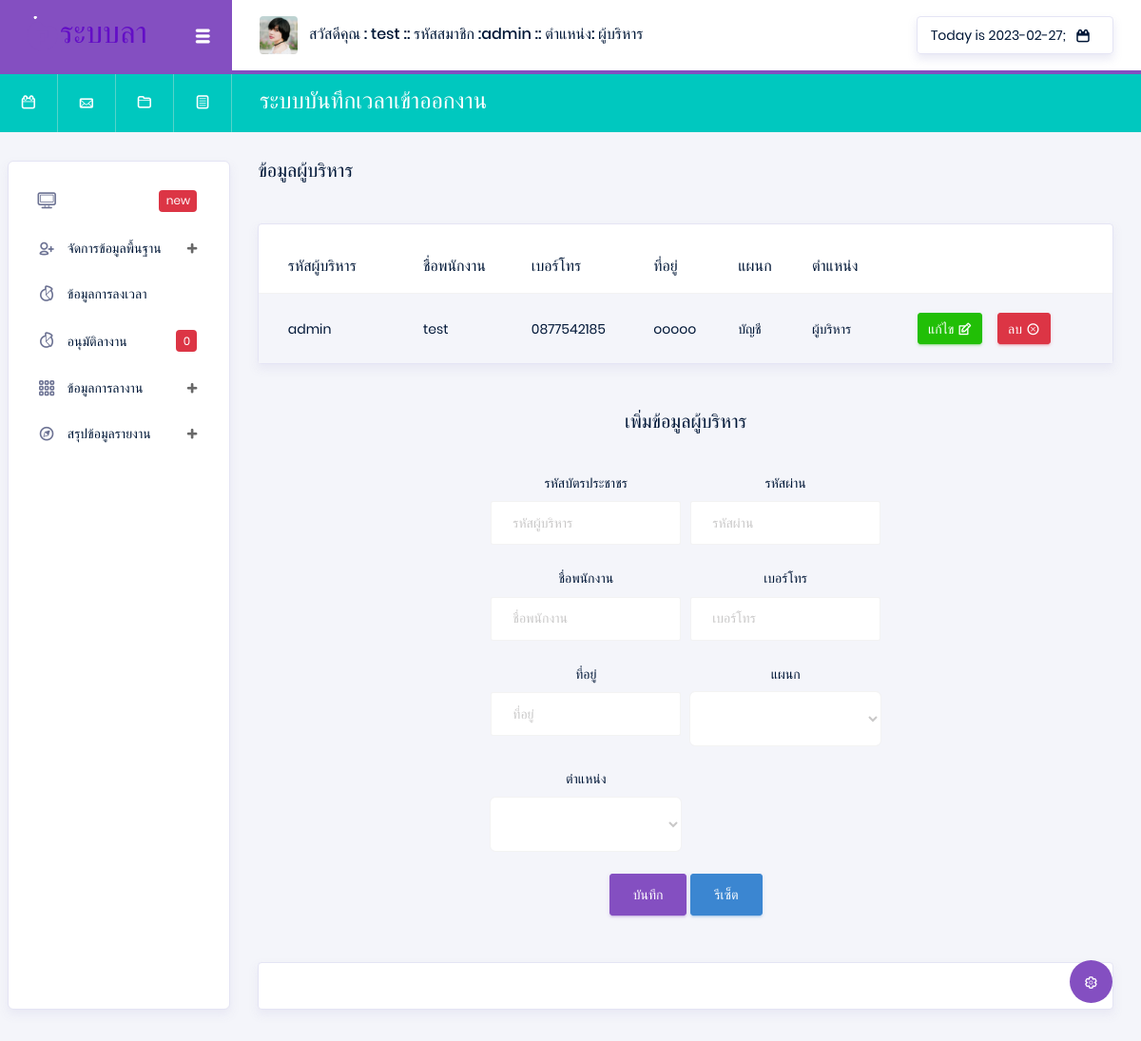
The app's page /index.php?p=employeeCEO (signed in), older data.
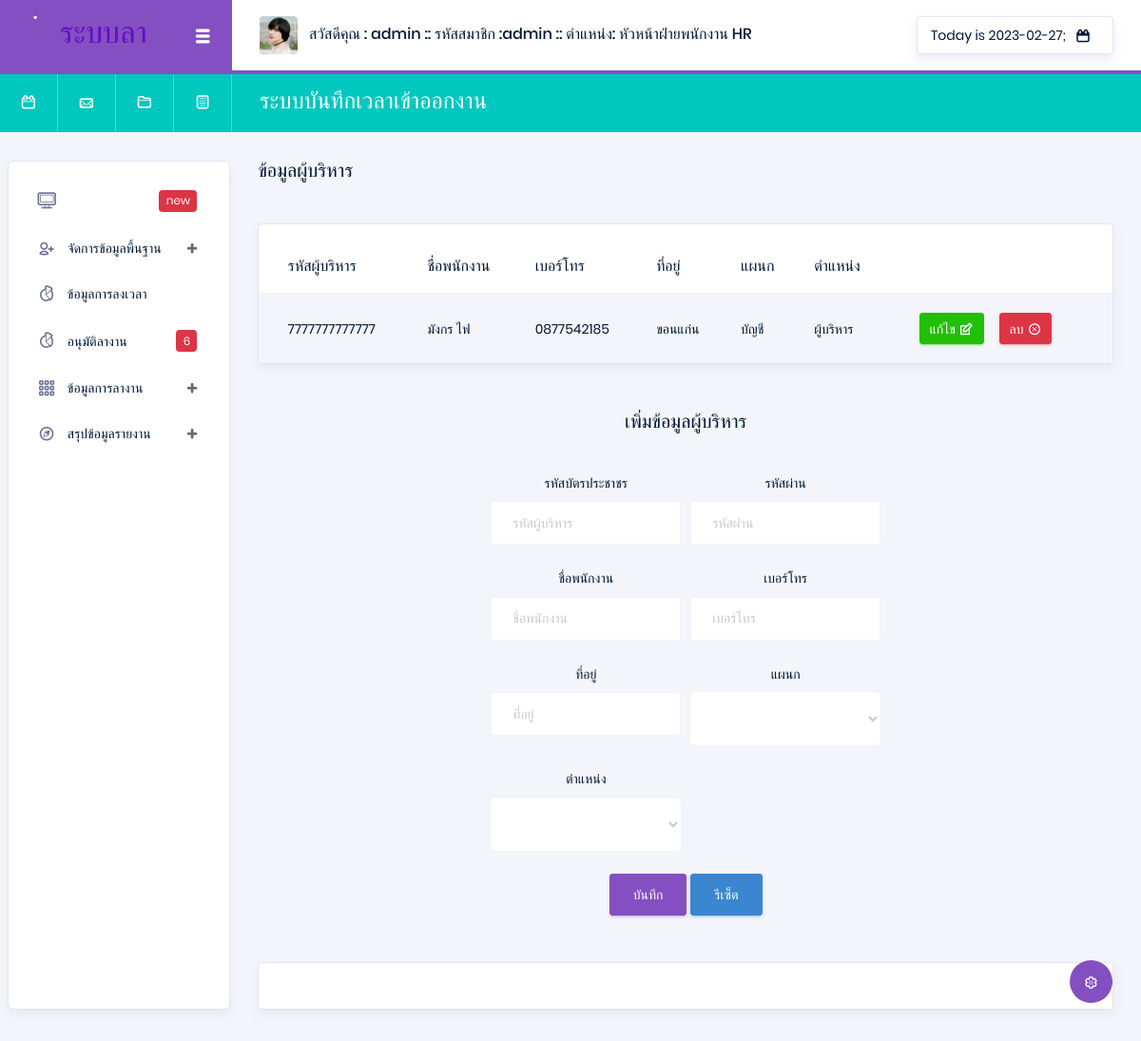
The same page, newer data.
### tables this page shows
CREATE TABLE `position` (
  `Pos_id` varchar(13) NOT NULL,
  `Pos_name` varchar(50) NOT NULL
);

CREATE TABLE `employee` (
  `Emp_id` varchar(13) NOT NULL,
  `Emp_name` varchar(50) NOT NULL,
  `Emp_tel` varchar(10) NOT NULL,
  `Emp_address` varchar(200) NOT NULL,
  `Dep_id` varchar(13) NOT NULL,
  `Pos_id` varchar(13) NOT NULL,
  `Emp_pass` varchar(100) NOT NULL
);

CREATE TABLE `department` (
  `Dep_id` varchar(13) NOT NULL,
  `Dep_name` varchar(50) NOT NULL
);

### api/showData.php (called while the page is built, shortened)
<?php
$Pos_id = $_SESSION['Pos_id'];
@$ShowPosition = "SELECT * FROM position WHERE  Pos_id =  '$Pos_id' ";
@$SQLShowPosition = mysqli_query($con, $ShowPosition) or die("Error in query: $ShowPosition ");
while ($Showposition = mysqli_fetch_array($SQLShowPosition)) {
    @$Pos_name = $Showposition['Pos_name'];
}
@$department = "SELECT * FROM department ORDER BY Dep_name ASC   ";
@$Sqldepartment = mysqli_query($con, $department) or die("Error in query: $department ");
@$position = "SELECT * FROM position ORDER BY Pos_name ASC ";
@$Sqlposition = mysqli_query($con, $position) or die("Error in query: $position ");
$ps = 0;
$DataPos = [];
@$Sqlposition1 = mysqli_query($con, $position) or die("Error in query: $position ");
while ($Showposition1 = mysqli_fetch_array($Sqlposition1)) {
    $ps++;
    $DataPos[$ps]  =  $Showposition1['Pos_id'];
}
@$employeeCEO = "SELECT * FROM employee  WHERE Pos_id = '$DataPos[1]'   ";
@$SqlemployeeCEO = mysqli_query($con, $employeeCEO) or die("Error in query: $employeeCEO ");

### pages/system/employeeCEO.php (the view, shortened to what the changed rows need)
<div class="main-panel">
    <div class="content-wrapper">
        <?php
        extract(@$_GET);
        ?>
        <div class="row">
            <div class="col-xl-6 grid-margin stretch-card flex-column">
                <h5 class="mb-2 text-titlecase mb-4">ข้อมูลผู้บริหาร</h5>
            </div>
        </div>
        <div class="row">
            <div class="col-md-12">
                <div class="card">
                    <div class="table-responsive pt-3">
                        <table class="table table-striped project-orders-table">
                            <thead>
                                <tr>
                                    <th class="ml-5">รหัสผู้บริหาร</th>
                                    <th>ชื่อพนักงาน</th>
                                    <th>เบอร์โทร</th>
                                    <th>ที่อยู่</th>
                                    <th>แผนก</th>
                                    <th>ตำแหน่ง</th>
                                </tr>
                            </thead>
                            <tbody>
                                <?php
                                while ($ShowmployeetCEO = mysqli_fetch_array($SqlemployeeCEO)) {
                                ?>
                                    <tr>
                                        <td> <?php echo $ShowmployeetCEO['Emp_id'] ?> </td>
                                        <td><?php echo $ShowmployeetCEO['Emp_name'] ?></td>
                                        <td><?php echo $ShowmployeetCEO['Emp_tel'] ?></td>
                                        <td><?php echo $ShowmployeetCEO['Emp_address'] ?></td>
                                        <td><?php
                                            $Dep_id = $ShowmployeetCEO['Dep_id'];
                                            @$SqlsDep = "SELECT * FROM department WHERE  Dep_id =  '$Dep_id' ";
                                            @$SqlsDepData = mysqli_query($con, $SqlsDep) or die("Error in query: $SqlsDep ");
                                            while ($ShowSqlsDepData = mysqli_fetch_array($SqlsDepData)) {
                                                @$Dep_name = $ShowSqlsDepData['Dep_name'];
                                            }
                                            echo $Dep_name;
                                            ?></td>
                                        <td><?php
                                            $Pos_id = $ShowmployeetCEO['Pos_id'];
                                            @$ShowPosition = "SELECT * FROM position WHERE  Pos_id =  '$Pos_id' ";
                                            @$SQLShowPosition = mysqli_query($con, $ShowPosition) or die("Error in query: $ShowPosition ");
                                            while ($Showposition = mysqli_fetch_array($SQLShowPosition)) {
                                                @$Pos_name = $Showposition['Pos_name'];
                                            }
                                            echo $Pos_name;
                                            ?></td>
                                        <td>
                                            <div class="d-flex align-items-center">
                                                <button type="button" data-toggle="modal" data-target="#addnullEmployee" onclick="edtiEmployee(Emp_id =<?php echo $ShowmployeetCEO['Emp_id'] ?>)" class="btn btn-success btn-sm btn-icon-text mr-3">
                                                    แก้ไข
                                                    <i class="typcn typcn-edit btn-icon-append"></i>
                                                </button>
                                                <a href="./api/api_system.php?str=deleteEmployee&str2=employeeCEO&Emp_id=<?php echo $ShowmployeetCEO['Emp_id']; ?>" onclick="return confirm('คุณแน่ใจว่าจะลบข้อมูลใช่หรือไม่');" type="button" class="btn btn-danger btn-sm btn-icon-text">
                                                    ลบ
                                                    <i class="typcn typcn-delete-outline btn-icon-append"></i>
                                                </a>
                                            </div>
                                        </td>
                                    </tr>
                                <?php } ?>
                            </tbody>
                        </table>
                    </div>
                </div>
            </div>
        </div>
        <br> <br>
        <center>
            <h5 class="mb-2 text-titlecase mb-4" id="buttonY">เพิ่มข้อมูลผู้บริหาร</h5>
            <div class="card-body col-md-6">
                <form class="forms-sample" action="./api/api_system.php" method="POST">
                    <div class="form-row">
                        <div class="form-group col-md-6 ">
                            <label for="exampleInputUsername1">รหัสบัตรประชาชร</label>
                            <input type="text" class="form-control" name="Emp_id" id="Emp_id4" placeholder="รหัสผู้บริหาร" required>
                        </div>
                        <div class="form-group col-md-6 ">
                            <label for="exampleInputUsername1">รหัสผ่าน</label>
                            <input type="password" class="form-control" name="Emp_pass" id="Emp_pass" placeholder="รหัสผ่าน" required>
                        </div>
                        <div class="form-group col-md-6 ">
                            <label for="exampleInputUsername1">ชื่อพนักงาน</label>
                            <input type="text" class="form-control" name="Emp_name" id="Emp_name" placeholder="ชื่อพนักงาน" required>
                        </div>
                        <div class="form-group col-md-6 ">
                            <label for="exampleInputUsername1">เบอร์โทร</label>
                            <input type="text" class="form-control" name="Emp_tel" id="Emp_tel" placeholder="เบอร์โทร" required>
                        </div>
                        <div class="form-group col-md-6 ">
                            <label for="exampleInputUsername1">ที่อยู่</label>
                            <input type="text" class="form-control" name="Emp_address" id="Emp_address" placeholder="ที่อยู่" required>
                        </div>
                        <div class="form-group col-md-6 ">
                            <label for="exampleInputUsername1">แผนก</label>
                            <select class="form-control form-control-lg" name="Dep_id" id="exampleFormControlSelect1">
                                <option id="Dep_id" value="" selected> </option>
                                <?php
                                while ($Showdepartment = mysqli_fetch_array($Sqldepartment)) {
                                ?>
                                    <option value="<?php echo $Showdepartment['Dep_id'] ?>"><?php echo $Showdepartment['Dep_name'] ?> </option>
                                <?php }  ?>
                            </select>
                        </div>
                        <div class="form-group col-md-6 ">
                            <label for="exampleInputUsername1">ตำแหน่ง</label>
                            <select class="form-control form-control-lg" name="Pos_id" id="exampleFormControlSelect1">
                                <option id="Pos_id" value="" selected> </option>
                                <?php
                                while ($Showposition = mysqli_fetch_array($Sqlposition)) {
                                ?>
                                    <option value="<?php echo $Showposition['Pos_id'] ?>"><?php echo $Showposition['Pos_name'] ?> </option>
                                <?php }  ?>
                            </select>
                        </div>
                    </div>
                    <button type="submit" class="btn btn-primary" id="buttonY"> บันทึก</button>
                    <a onclick="nullEmployee()" class="btn btn-info" i>รีเซ็ต </a>
                </form>
            </div>
        </center>
    </div>
    <footer class="footer">
        <div class="card">
            <div class="card-body">
            </div>
        </div>
    </footer>
</div>

### Head.php (shortened to what the changed rows need)
<nav class="navbar col-lg-12 col-12 p-0 fixed-top d-flex flex-row">
  <div class="navbar-brand-wrapper d-flex justify-content-center">
    <div class="navbar-brand-inner-wrapper d-flex justify-content-between align-items-center w-100">
      <a class="navbar-brand brand-logo" href="#"><img src="images/logo-dark11.svg" alt="logo" /></a>
      <button class="navbar-toggler navbar-toggler align-self-center" type="button" data-toggle="minimize">
        <span class="typcn typcn-th-menu"></span>
      </button>
    </div>
  </div>
  <div class="navbar-menu-wrapper d-flex align-items-center justify-content-end">
    <ul class="navbar-nav mr-lg-2">
      <li class="nav-item nav-profile dropdown">
        <a class="nav-link" href="#" data-toggle="dropdown" id="profileDropdown">
          <img src="images/faces/face5.jpg" alt="profile" />
          <span class="nav-profile-name">
            สวัสดีคุณ : <?php echo $_SESSION['Emp_name']; ?>
            :: รหัสสมาชิก :<?php echo $_SESSION['Emp_id']; ?>
            :: ตำแหน่ง: <?php echo $Pos_name; ?> </span>
        </a>
      </li>
    </ul>
    <ul class="navbar-nav navbar-nav-right">
      <li class="nav-item nav-date dropdown">
        <a class="nav-link d-flex justify-content-center align-items-center" href="javascript:;">
          <h6 class="date mb-0"> <?php echo "Today is " . date("Y-m-d") ?>;</h6>
          <i class="typcn typcn-calendar"></i>
        </a>
      </li>
    </ul>
  </div>
</nav>
<nav class="navbar-breadcrumb col-xl-12 col-12 d-flex flex-row p-0">
  <div class="navbar-links-wrapper d-flex align-items-stretch">
    <div class="nav-link">
      <a href="javascript:;"><i class="typcn typcn-calendar-outline"></i></a>
    </div>
    <div class="nav-link">
      <a href="javascript:;"><i class="typcn typcn-mail"></i></a>
    </div>
    <div class="nav-link">
      <a href="javascript:;"><i class="typcn typcn-folder"></i></a>
    </div>
    <div class="nav-link">
      <a href="javascript:;"><i class="typcn typcn-document-text"></i></a>
    </div>
  </div>
  <div class="navbar-menu-wrapper d-flex align-items-center justify-content-end">
    <ul class="navbar-nav mr-lg-2">
      <li class="nav-item ml-0">
        <h4 class="mb-0">ระบบบันทึกเวลาเข้าออกงาน </h4>
      </li>
    </ul>
  </div>
</nav>
<div class="container-fluid page-body-wrapper">
  <div class="theme-setting-wrapper">
    <div id="settings-trigger"><i class="typcn typcn-cog-outline"></i></div>
  </div>

### ListNan.php (shortened to what the changed rows need)
<?php
@$leavefd = "SELECT * FROM `leave` WHERE  Leave_status = 1 ORDER BY Leave_date DESC;   ";
@$Sqlleavefd = mysqli_query($con, $leavefd) or die("Error in query: $leavefd ");
@$numd = mysqli_num_rows($Sqlleavefd);
?>
<nav class="sidebar sidebar-offcanvas" id="sidebar">
  <ul class="nav">
    <li class="nav-item">
      <a class="nav-link" href="#">
        <i class="typcn typcn-device-desktop menu-icon"></i>
        <div class="badge badge-danger">new</div>
      </a>
    </li>
    <li class="nav-item">
      <a class="nav-link" data-toggle="collapse" href="#auth" aria-expanded="false" aria-controls="auth">
        <i class="typcn typcn-user-add-outline menu-icon"></i>
        <span class="menu-title">จัดการข้อมูลพื้นฐาน</span>
        <i class="menu-arrow"></i>
      </a>
    </li>
    <li class="nav-item">
      <a class="nav-link" href="index.php?p=timetable">
        <i class="typcn typcn-chart-pie-outline menu-icon"></i>
        <span class="menu-title">ข้อมูลการลงเวลา</span>
      </a>
    </li>
    <li class="nav-item">
      <a class="nav-link" href="index.php?p=leave1">
        <i class="typcn typcn-chart-pie-outline menu-icon"></i>
        <span class="menu-title">อนุมัติลางาน</span>
        <div class="badge badge-danger"><?php echo $numd ?></div>
      </a>
    </li>
    <li class="nav-item">
      <a class="nav-link" data-toggle="collapse" href="#tables" aria-expanded="false" aria-controls="tables">
        <i class="typcn typcn-th-small-outline menu-icon"></i>
        <span class="menu-title">ข้อมูลการลางาน</span>
        <i class="menu-arrow"></i>
      </a>
    </li>
    <li class="nav-item">
      <a class="nav-link" data-toggle="collapse" href="#icons" aria-expanded="false" aria-controls="icons">
        <i class="typcn typcn-compass menu-icon"></i>
        <span class="menu-title">สรุปข้อมูลรายงาน</span>
        <i class="menu-arrow"></i>
      </a>
    </li>
  </ul>
</nav>

Row changes from the older to the newer data that the page shows:
no longer on this page (row edited): employee: Emp_id "admin", Emp_name "test", Emp_tel "0877542185", Emp_address "ooooo", Dep.Dep_name "บัญชี", Pos.Pos_name "ผู้บริหาร"
changed position: Pos_name "ผู้บริหาร" → "หัวหน้าฝ่ายพนักงาน HR"
added employee: Emp_id "7777777777777", Emp_name "มังกร ไฟ", Emp_tel "0877542185", Emp_address "ขอนแก่น", Dep.Dep_name "บัญชี", Pos.Pos_name "ผู้บริหาร"
Text that changed along with them:
$_SESSION['Emp_name']: "test" → "admin"
$numd: "0" → "6"
